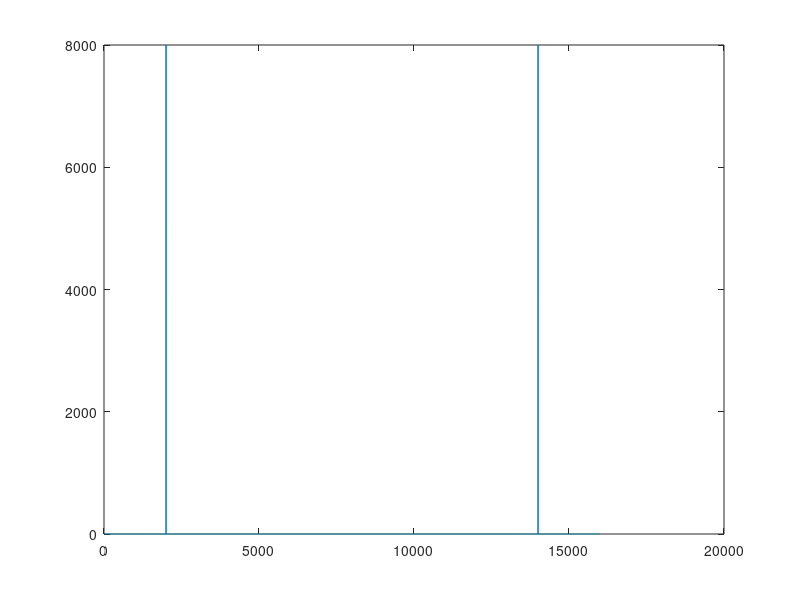

This figure's MATLAB source: (Note: this script raises an error after producing the figure.)
% Task 3
   Fs = 16000;                  
   f = 2000;                
   n = [1:16000];
   x = sin(2*pi*n*f/Fs);
   y = fft(x);
   z = abs(y);
   plot(n,z);
%%
% Task 4
clear all
x = [1 2 3 4]';

dft_result = dft(x)
fft_result = fft(x)

%%
% Task 5 - a
clear all
x=rand(1024,1);

tic(); % Starts a stopwatch timer
dft_result=dft(x) % DFT computation
elapsed_time_dft=toc(); % Reads the elapsed time from the timer

tic(); % Starts a stopwatch timer
fft_result=fft(x)  % DFT computation
elapsed_time_fft=toc(); % Reads the elapsed time from the timer

disp(["Time Taken by DFT", elapsed_time_dft])
disp(["Time Taken by FFT", elapsed_time_fft])

%%
% Task 5 - b
clear all
sum_dft = 0;
sum_fft = 0;
for i = 1:100
    x=rand(1024,1);
    
    tic(); % Starts a stopwatch timer
    dft_result=dft(x); % DFT computation
    elapsed_time_dft=toc(); % Reads the elapsed time from the timer
    sum_dft = sum_dft + elapsed_time_dft;
    
    tic(); % Starts a stopwatch timer
    fft_result=fft(x);  % DFT computation
    elapsed_time_fft=toc(); % Reads the elapsed time from the timer
    sum_fft = sum_fft + elapsed_time_fft;
end
disp(["Estimate time by DFT", sum_dft/100])
disp(["Estimate time by FFT", sum_fft/100])
%%
% Task 5 - c
clear all
N = [32, 64, 128, 256, 512, 1024];
estimate_dft = [];
estimate_fft = [];
sum_dft = 0;
sum_fft = 0;
k = 1;
for N1=N(1:length(N))
    for i = 1:100
        x=rand(N1,1);
        
        tic(); % Starts a stopwatch timer
        dft_result=dft(x); % DFT computation
        elapsed_time_dft=toc(); % Reads the elapsed time from the timer
        sum_dft = sum_dft + elapsed_time_dft;
        
        tic(); % Starts a stopwatch timer
        fft_result=fft(x);  % DFT computation
        elapsed_time_fft=toc(); % Reads the elapsed time from the timer
        sum_fft = sum_fft + elapsed_time_fft;
    end
    estimate_dft(k) = sum_dft/100;
    estimate_fft(k) = sum_fft/100;
    k= k+1;
end

% Task 5 - d

plot(N,estimate_dft, 'b')
title("DFT Average Estimation")
hold on
plot(N,estimate_fft, 'r')
title("FFT Average Estimation")
hold off
%%
function dft_result = dft(x)
    N = length(x);
    F=exp(-2*pi*1i*(0:N-1)'*(0:N-1)/N);
    dft_result = F*x;
end